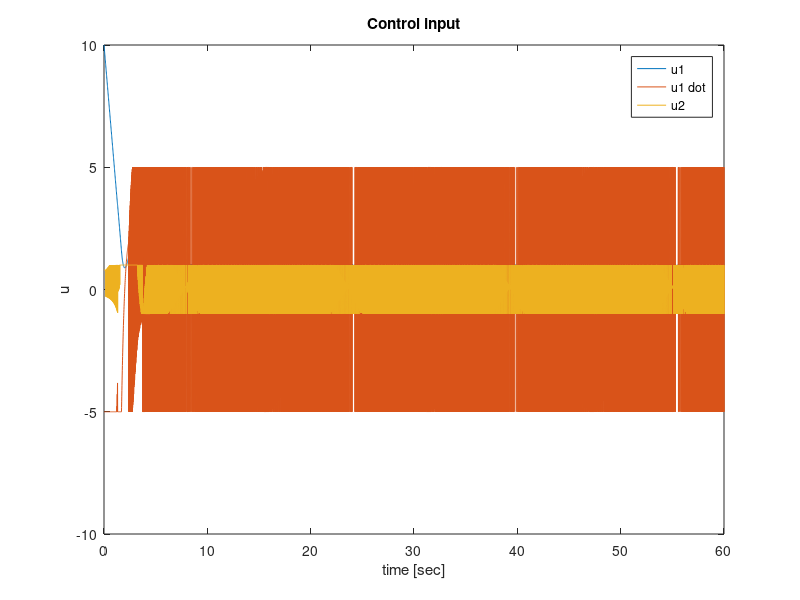
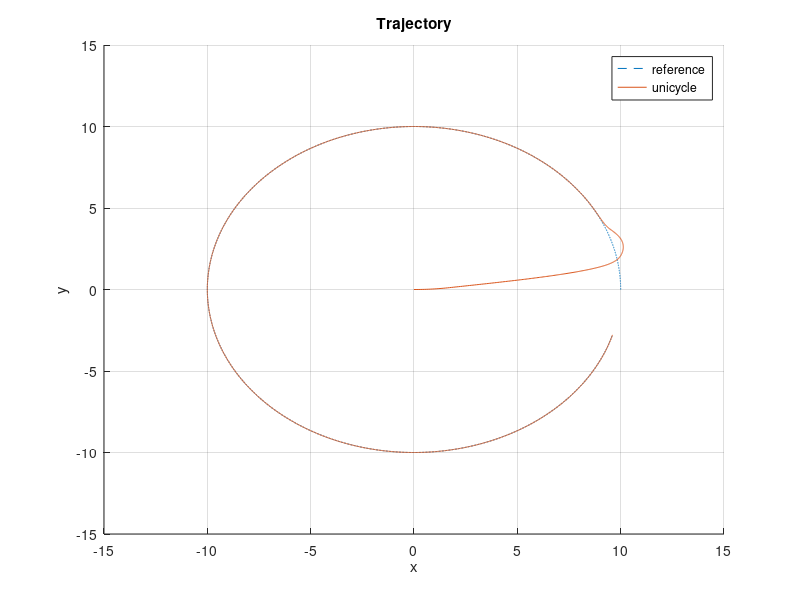

Here is the MATLAB script that generated these plots, in order:
clear all; close all; clc;

% simulation setting
tspan = 0.01;
t = 0:tspan:60;
N = size(t,2);

% desired location
w = 0.1;
r = 10;
y_r = [r*cos(w*t); r*sin(w*t)];
y_r_dot = [-w*r*sin(w*t); w*r*cos(w*t)];
y_r_2dot = [-w^2*r*cos(w*t); -w^2*r*sin(w*t)];

x = zeros(3,N);
x(:,1) = [0; 0; 0];
y = x(1:2,:);
y_dot = zeros(2,N);

e = zeros(2,N);
e_dot = zeros(2,N);
s = zeros(2,N);
v = zeros(2,N);
B = zeros(2,2,N);
u1 = zeros(1,N);
u1(1) = 10;
u2 = zeros(1,N);
u1_dot = zeros(1,N);

%parameter setting
k1 = 5;
k2 = 5;
K = [k1, 0; 0, k2];
lambda = 3;

for i = 1:N
    e(:,i) = y(:,i) - y_r(:,i);
    y_dot(:,i) = [u1(i)*cos(x(3,i)); u1(i)*sin(x(3,i))];
    e_dot(:,i) = y_dot(:,i) - y_r_dot(:,i);
    s(:,i) = e_dot(:,i) + lambda*e(:,i);
    
    v(:,i) = -y_r_2dot(:,i) + lambda*e_dot(:,i);
    B(:,:,i) = [cos(x(3,i)), -u1(i)*sin(x(3,i))
                          sin(x(3,i)), u1(i)*cos(x(3,i))]; 
            
    u = inv(B(:,:,i))*(-v(:,i) - K*[sign(s(1,i)); sign(s(2,i))]);
    u1_dot(i) = u(1); 
    u2(i) = u(2);
   
    if u1_dot(i)>5
        u1_dot(i) = 5;
    else
        if u1_dot(i)<-5
            u1_dot(i) = -5;
        end
    end
    
    if u2(i)>1
        u2(i) = 1;
    else
        if u2(i)<-1
            u2(i) = -1;
        end
    end
    
    % update
    u1(i+1) = u1(i) + tspan*u1_dot(i);
    x(1,i+1) = x(1,i) + tspan*u1(i)*cos(x(3,i));
    x(2,i+1) = x(2,i) + tspan*u1(i)*sin(x(3,i));
    x(3,i+1) = x(3,i) + tspan*(u2(i));
    y(1,i+1) = x(1,i+1);
    y(2,i+1) = x(2,i+1);
    
    if u1(i+1)>10
        u1(i+1) = 10;
    else
        if u1(i+1)<-10
            u1(i+1) = -10;
        end
    end
end

%% plots
figure(1);
plot(t,u1(1:end-1))
hold on
plot(t,u1_dot)
plot(t,u2)
title('Control input');
xlabel('time [sec]');
ylabel('u');
legend('u1','u1 dot','u2');

figure(2);
hold on
plot(y_r(1,:),y_r(2,:),'--')
plot(y(1,:),y(2,:))
grid on
hold off
title('Trajectory');
xlabel('x');
ylabel('y');
xlim([-15 15]); ylim([-15 15]);
legend('reference','unicycle');
